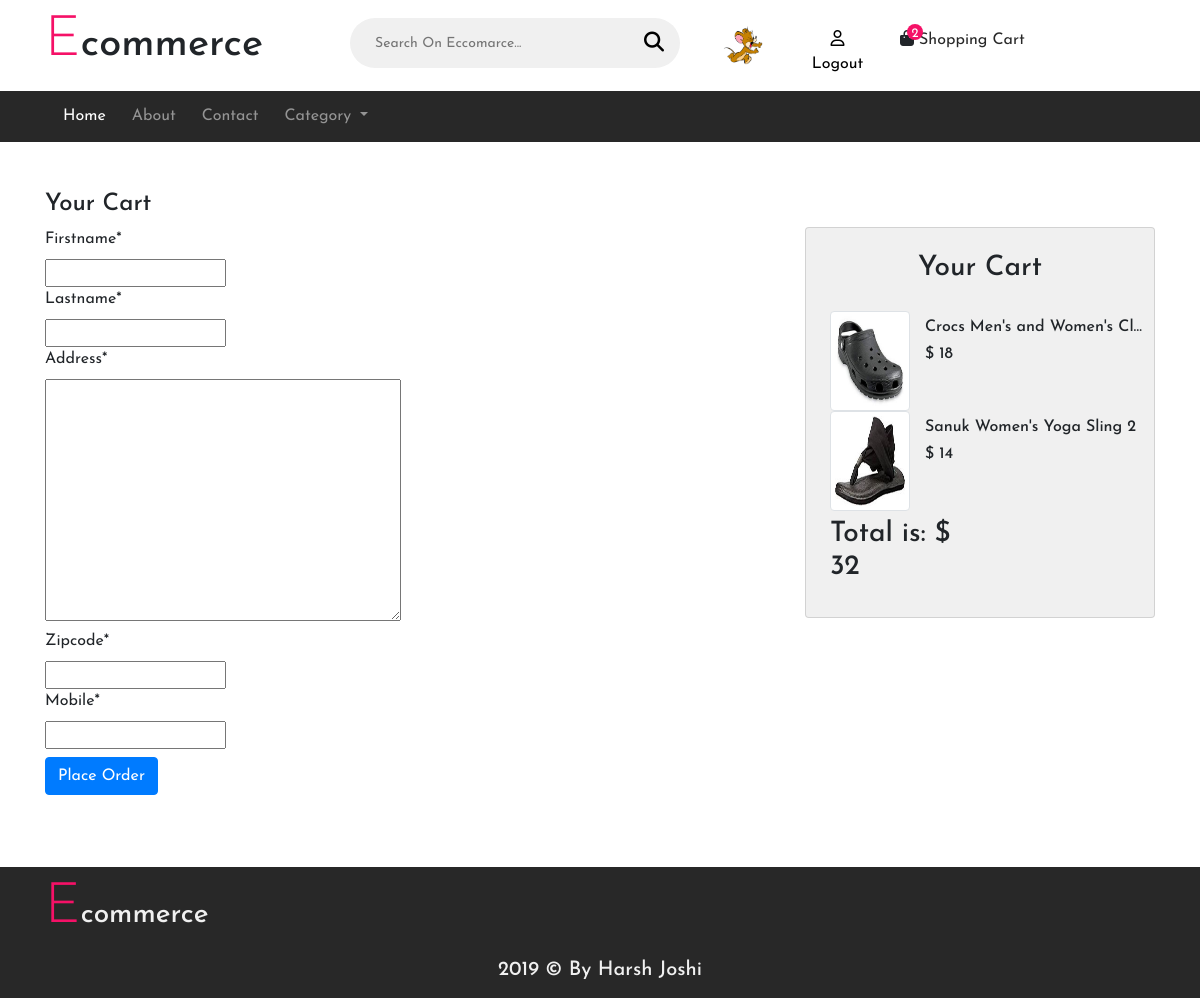
Screenshot of /checkout/ (signed in) with the database file from the repository.
### users/models.py (models this page shows, shortened)
class ProfileModel(models.Model):
    user = models.OneToOneField(User,on_delete=models.CASCADE)
    image = models.ImageField(default='default.jpg',upload_to='images/')

### products/models.py (models this page shows, shortened)
class Cart(models.Model):
    product = models.ForeignKey(Product,on_delete=models.CASCADE)
    quantity = models.IntegerField(default=1)
    user = models.ForeignKey(User,on_delete=models.CASCADE)
    totalprice = models.IntegerField(default=0)

class Product(models.Model):
    subcat = models.ForeignKey(SubCategory,on_delete=models.CASCADE)
    image = models.ImageField(default='default.jpg',upload_to='images/')
    name = models.TextField(max_length=200)
    price = models.IntegerField()
    description = models.TextField(max_length=300)

### products/views.py (the view)
# urls.py: path('checkout/',views.checkout,name='checkout'),
@login_required
def checkout(request):
    cart = Cart.objects.filter(user=request.user.id).count()
    main_cat = MainCategory.objects.all()
    idata = Cart.objects.filter(user=request.user).values()
    id = request.user.id
    products = Cart.objects.filter(user=id).all()
    total = Cart.objects.filter(user=id).aggregate(Sum('totalprice'))
    if request.method == 'POST':
        form = OrderForm(request.POST)
        if form.is_valid():
            profile = form.save(commit=False)
            profile.user = request.user
            profile.items = [x for x in idata]
            print("Items ....",idata)
            profile.save()
            print("Email",profile.user.email)
            print("Rs",total['totalprice__sum'])
            print("Order id",profile.pk)
            print('Successfully.....')
            param_dict ={
            'MID':'Merchant id',
            'ORDER_ID':str(profile.pk),
            'TXN_AMOUNT':str(total['totalprice__sum']),
            'CUST_ID':profile.user.email,
            'INDUSTRY_TYPE_ID':'Retail',
            'WEBSITE':'WEBSTAGING',
            'CHANNEL_ID':'WEB',
	        'CALLBACK_URL':'http://127.0.0.1:8000/handlepayment/',
        }
        param_dict['CHECKSUMHASH'] = checksum.generate_checksum(param_dict,'uAnxa&YsJFT_pqcQ')
        print('Cheall',param_dict)
        return render(request,'products/paytm.html',{'pram_dict':param_dict})
    else:
        form = OrderForm()
    return render(request,'products/checkout.html',{'maincat':main_cat,'cart_count':cart,'form':form,'products':products,'total':total})

### products/forms.py
class OrderForm(ModelForm):
    class Meta:
        model = Order
        fields = ['firstname','lastname','address','zipcode','mobile']

### products/templates/products/checkout.html (shortened to what this page needs)
{% extends 'products/base.html' %}
{% load crispy_forms_tags %}
{% block body %}
    <div class="container c-font mb-4">
        <h4 class="mt-5">Your Cart</h4>
        <div class="row">
          <div class="col-md-8">
            <form action="" method="post" class="mb-5">
                {{ form|crispy }}
                <button type="submit" class="btn btn-primary mt-2">Place Order</button>
            </form>
          </div>
          <div class="col-md-4">
              <div class="card p-4" style="background: #F0F0F0;">
                <div class="row">
                  <div class="col text-center">
                    <h3>Your Cart</h3>
                  </div>
                </div>
                {% for i in products %}
                <div class="row">
                  <div class="col-md-4">
                    <img src="{{i.product.image.url}}" alt="" class="img-thumbnail image3">
                  </div>
                  <div class="col-md-8">
                      <div class="row">
                        <h6 class="span mt-4">{{i.product.name}}</h6>
                      </div>
                      <div class="row">
                        <h6>&#x24; {{i.product.price}}</h6>
                      </div>
                  </div>
                </div>
                {% endfor %}
                <div class="row mt-4">
                  <div class="col-md-6">
                    <h3>Total is: &#x24; {{total.totalprice__sum}}</h3>
                  </div>
                </div>
              </div>
          </div>
        </div>
    </div>
{% endblock %}

### products/templates/products/base.html (shortened to what this page needs)
{% load static %}
<!doctype html>
<html lang="en">
  <head>
    <link rel="stylesheet" href="https://stackpath.bootstrapcdn.com/bootstrap/4.3.1/css/bootstrap.min.css">
    <link rel="stylesheet" href="https://use.fontawesome.com/releases/v5.10.1/css/all.css">
    <link rel="stylesheet" href="{% static 'products/style.css' %}" type="text/css">
  </head>
  <body>
    <div class="container mt-2 mb-2">
      <div class="row">
        <div class="col-lg-3 col-12 c-font">
          <h1><span class="display-4" style="color: #f51167;">E</span>commerce</h1>
        </div>
        <div class="col-lg-4 col-12 c-font">
          <form action="" class="align-middle search-form">
            <input type="search" name="" id="" class="search-bar" placeholder="Search On Eccomarce...">
            <button type="submit" class="search-button"><i class="fas fa-search"></i></button>
          </form>
        </div>
        {% if user.is_authenticated %}
            <div class="col-lg-1 col-5 signup c-font text-center">
              <a href="{% url 'users:profile' %}"><img src="{{ user.profilemodel.image.url }}" class="image1 rounded-circle" alt="{{user.username}}"></a>
            </div>
            <div class="col-lg-1 col-5 signup c-font">
              <p class="display-5 text-center"><a href="{% url 'users:logout' %}"><i class="far fa-user"></i> Logout</a></p>
            </div>
        {% endif %}
            <div class="col-lg-2 col-7 cart c-font">
            <div class="up-item">
              <div class="shopping-card">
                  <i class="fas fa-shopping-bag"></i>
                <span>{{cart_count}}</span>
              </div>
              {% if user.is_authenticated %}
                 <a href="{% url 'products:viewcart' id=user.id %}">Shopping Cart</a>
              {% else %}
                <a href="{% url 'users:login' %}">Shopping Cart</a>
              {% endif %}
              </div>
          </div>
      </div>
    </div>
    <nav class="navbar navbar-expand-lg navbar-dark bg-dark">
        <div class="container c-font line-height-nav">
            <div class="collapse navbar-collapse" id="navbarSupportedContent">
                <ul class="navbar-nav mr-auto">
                  <li class="nav-item active">
                    <a class="nav-link" href="{% url 'products:home' %}">Home <span class="sr-only">(current)</span></a>
                  </li>
                  <li class="nav-item">
                    <a class="nav-link" href="#">About</a>
                  </li>
                  <li class="nav-item">
                      <a class="nav-link" href="{% url 'products:contact' %}">Contact</a>
                    </li>
                  <li class="nav-item dropdown">
                    <a class="nav-link dropdown-toggle" href="#" id="navbarDropdown" role="button" data-toggle="dropdown" aria-haspopup="true" aria-expanded="false">
                      Category
                    </a>
                  </li>
                </ul>
              </div>
        </div>
      </nav>
      {% block body %}
      {% endblock %}
       {% if request.get_full_path == '/category/1/' or request.get_full_path == '/category/2/' %}
       <footer class="container-fluid footer c-font" style="position: absolute;bottom: 0;">
          <div class="container">
              <div class="row">
                  <div class="col mt-2">
                    <h3><span class="display-4" style="color: #f51167;">E</span>commerce</h3>
                  </div>
              </div>
              <div class="row text-center">
                <div class="col">
                    <h5 class="p-2">2019 &copy; By Harsh Joshi</h5>
                </div>
              </div>
          </div>
       </footer>
       {% else %}
       <footer class="container-fluid footer c-font">
          <div class="container">
              <div class="row">
                  <div class="col mt-2">
                    <h3><span class="display-4" style="color: #f51167;">E</span>commerce</h3>
                  </div>
              </div>
              <div class="row text-center">
                <div class="col">
                    <h5 class="p-2">2019 &copy; By Harsh Joshi</h5>
                </div>
              </div>
          </div>
       </footer>
       {% endif %}
  </body>
</html>

### products/static/products/style.css (style rules this page uses)
* { padding: 0px; margin: 0px; }
.c-font { font-family: 'Josefin Sans', sans-serif; }
.search-form { width: 100%; position: relative; padding: 0 10px; text-align: center; margin: 10px; }
.search-bar { width: 100%; height: 44px; font-size: 14px; border-radius: 50px; border: none; padding: 25px; background: #f0f0f0; }
.search-button { position: absolute; height: 100%; right: 26px; top: 1px; font-size: 20px; color: #000; border: none; cursor: pointer; background-color: transparent; }
.signup p { margin: auto; padding-top: 20px; }
.signup a { color: #000; }
.shopping-card { display: inline-block; position: relative; }
.shopping-card span { position: absolute; top: -4px; left: 100%; height: 16px; min-width: 16px; color: #fff; font-size: 13px; background: #f51167; text-align: center; border-radius: 30px; padding: 0 2px; margin-left: -7px; }
.up-item { margin-top: 20px; }
.up-item a { color: #282828; }
.bg-dark { background-color: #282828 !important; }
.line-height-nav { line-height: 1.2; }
.line-height-nav li { margin-left: 10px; }
.footer { background: #282828; color: #f0f0f0; bottom: 0; }
.image1 { width: 40px; height:40px; top: 17px; position: relative; }
.image3 { width: 100px; height:100px; top: 17px; position: relative; }
@media only screen and (min-width: 1200px) { .span { white-space: nowrap; width:300px; overflow: hidden; text-overflow: ellipsis; } }

### rows the page displays
Cart: product.image (picture), product.name "Crocs Men's and Women's Cl…", product.price "18"
Cart: product.image (picture), product.name "Sanuk Women's Yoga Sling 2", product.price "14"

### other values shown
{{ cart_count }} "2"
{{ total.totalprice__sum }} "32"
